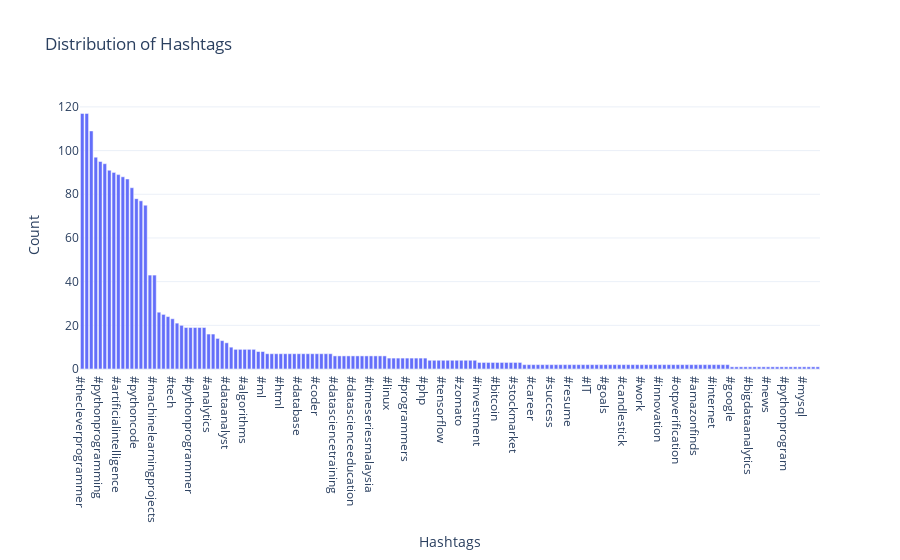

The notebook cell this image was saved under:
### Markdown cell above
## Question No 12
Have a look at the distribution of hashtags to see which hashtag is used the most in all the
posts as shown below

### Answer

### Code cell
counts=df["Hashtags"].str.split().explode().value_counts().reset_index()
counts.columns=['Hashtags','Count']
counts=counts.sort_values(by='Count', ascending=False)
fig=px.bar(counts,x='Hashtags',y='Count',title='Distribution of Hashtags')
fig.show()

### Figure 1 — Plotly figure (JSON) as saved in the notebook; plotly's stock layout.template omitted (floating-point values rounded to 4 significant figures; data arrays with more than 128 entries replaced by an {"elided": "..."} marker saying what was removed)
{"data": [{"alignmentgroup": "True", "hovertemplate": "Hashtags=%{x}<br>Count=%{y}<extra></extra>", "legendgroup": "", "marker": {"color": "#636efa", "pattern": {"shape": ""}}, "name": "", "offsetgroup": "", "orientation": "v", "showlegend": false, "textposition": "auto", "type": "bar", "x": {"elided": "164 str values"}, "xaxis": "x", "y": {"elided": "164 int values"}, "yaxis": "y"}], "layout": {"barmode": "relative", "legend": {"tracegroupgap": 0}, "title": {"text": "Distribution of Hashtags"}, "xaxis": {"anchor": "y", "domain": [0, 1], "title": {"text": "Hashtags"}}, "yaxis": {"anchor": "x", "domain": [0, 1], "title": {"text": "Count"}}}}
